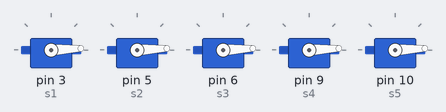
A sketch run on a simulated Arduino Uno, built with avr-gcc and run on an emulated ATmega328P. On the bench: 5 × servo.

Above: at 0.05 s.
At 0.45 s:
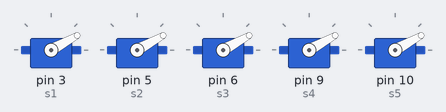
At 0.65 s:
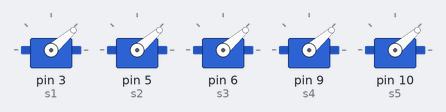
At 1.3 s:
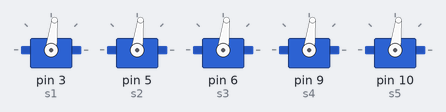
At 1.9 s:
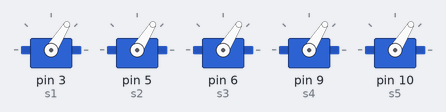
At 2.55 s:
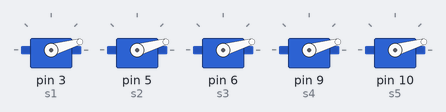
Timing chart, 0 to 6.4 s (numbered marks = the images above):
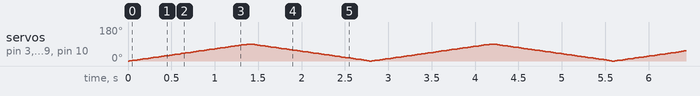

The sketch:

Code_of_task_one.ino
```cpp
#include <Servo.h>
Servo s1;
Servo s2;
Servo s3;
Servo s4;
Servo s5;

int t =0;
void setup()
{
  s1.attach(3);
  s2.attach(5);
  s3.attach(6);
  s4.attach(9);
  s5.attach(10);
}

void loop()
{
  for(t=0; t<=90; t++)
  {
    s1.write(t);
    s2.write(t);
    s3.write(t);
    s4.write(t);
    s5.write(t);
    delay(15);
  }
  for(t=90; t>=0; t--)
  {
    s1.write(t);
    s2.write(t);
    s3.write(t);
    s4.write(t);
    s5.write(t);
    delay(15);
  }
}
```
